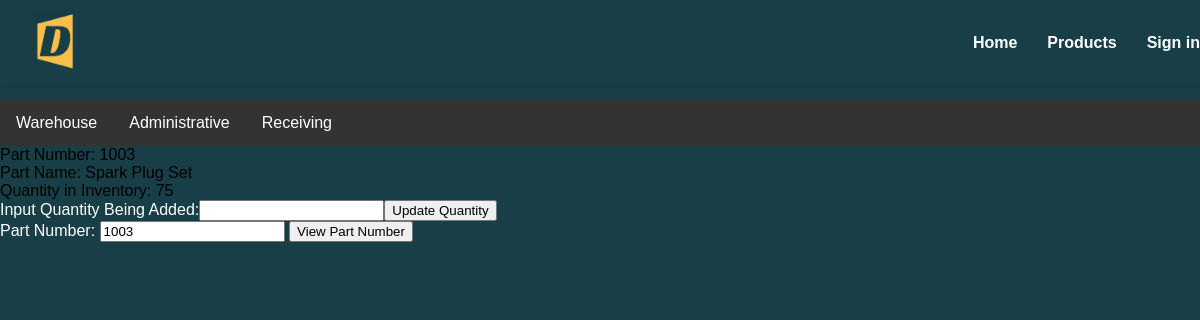
The page /addInventory.php?PartNumber=1003 on the database its author committed.
### tables this page shows
CREATE TABLE Inventory (
    ProductID INT PRIMARY KEY,
    Name VARCHAR(255),
    Description VARCHAR(255),
    PartNumber INT,
    QuantityOnHand INT,
    FOREIGN KEY (PartNumber) REFERENCES Products(PartNumber)
);

### addInventory.php (the view, shortened to what this page needs)
<!DOCTYPE html>
<html lang="en">
<head>
  <link rel="stylesheet" href="./style.css">
</head>
    <header class="main-header">
      <div class="logo-container">
          <img class="logoImage" src="images/logo.PNG" alt="Logo">
      </div>
      <nav class="nav-menu">
          <ul>
              <li><a href="index.html">Home</a></li>
              <li><a href="product.php">Products</a></li>
              <li><a href="login.php">Sign in</a></li>
          </ul>
      </nav>
    </header>
<div class="workstationNav">
<ul>
  <li class="workstationDrop">
    <a href="warehouse.php" class="workstationButton">Warehouse</a>
     </li>
  <li class="workstationDrop">
    <a href="admin-login.html" class="workstationButton">Administrative</a>
  </li>
  <li class="workstationDrop">
    <a href="receiving.php" class="workstationButton">Receiving</a>
  </li>
</ul>
</div>
<body>
<?php
    $PartNum = "";
    include 'secrets.php';
    if (isset($_GET['newPartNumber']) || isset($_GET['PartNumber']) )
    {
	$PartNum = $_GET["PartNumber"];
        $sql = "SELECT Inventory.PartNumber, Inventory.Name, Inventory.QuantityOnHand FROM Inventory WHERE PartNumber=?";
        $result = $pdo->prepare($sql);
        $result->bindParam(1, $PartNum);
        $result->execute();
        $inventoryInfo = $result->fetchAll(PDO::FETCH_ASSOC);
	if ($result->rowCount() > 0)
	{
		$Quantity = "";
		foreach($inventoryInfo as $rows)
		{
			echo "Part Number: ". $rows['PartNumber'];
			echo "<br>Part Name: ". $rows['Name'] . "<br>";
			echo "Quantity in Inventory: ". $rows['QuantityOnHand'];
    	 	}
		echo "<form action=\"addInventory.php\" method=\"GET\">";
 		echo "<label for=\"Quantity\" style=\"color: white;\">Input Quantity Being Added:</label>";
 		echo "<input type=\"text\" id=\"Quantity\" value='" . $Quantity . "' name=\"Quantity\" required>";
		echo "<input type=\"submit\" name=\"newQuantity\" value=\"Update Quantity\">";
		echo "</form>";
	}
	else
	{
		echo"Unable to locate the part number provided. Please try again.<br>";
	}
    }
?>
<form action="" method="GET">
 <label for="PartNumber" style="color: white;">Part Number:</label>
 <input type="text" id="PartNumber" value="<?php echo $PartNum;?>" name="PartNumber" required>
<input type="submit" name="newPartNumber" formaction="addInventory.php" value="View Part Number">
</form>
</body>
</html>

### style.css (style rules this page uses)
body { margin: 0px; background-color: #183e47; }
body { margin: 0; padding-top: 50px; font-family: 'Arial', sans-serif; }
.main-header { position: fixed; top: 0; width: 100%; display: flex; justify-content: space-between; align-items: center; background-color: #183e47; padding: 10px 15px; box-shadow: 0 1px 5px rgba(0, 0, 0, 0.1); z-index: 1000; }
.logo-container img { max-width: 100%; height: auto; }
.nav-menu { margin-left: auto; }
.nav-menu ul { list-style: none; margin: 0; padding: 0; display: flex; justify-content: flex-end; }
.nav-menu li { margin: 0 15px; }
.nav-menu a { text-decoration: none; color: white; font-weight: bold; font-size: 16px; transition: color 0.3s ease-in-out; }
body::before { content: ""; display: block; height: 50px; }
.logoImage { width: 40px; height: 40px; margin-left: 20px; }
.workstationNav ul { list-style-type: none; margin: 0; padding: 0; overflow: hidden; background-color: #333; }
.workstationNav li { float: left; }
.workstationNav a, .workstationButton { display: inline-block; color: white; text-align: center; padding: 14px 16px; text-decoration: none; }

### rows shown on the page
inventory: PartNumber "1003", Name "Spark Plug Set", QuantityOnHand "75"
